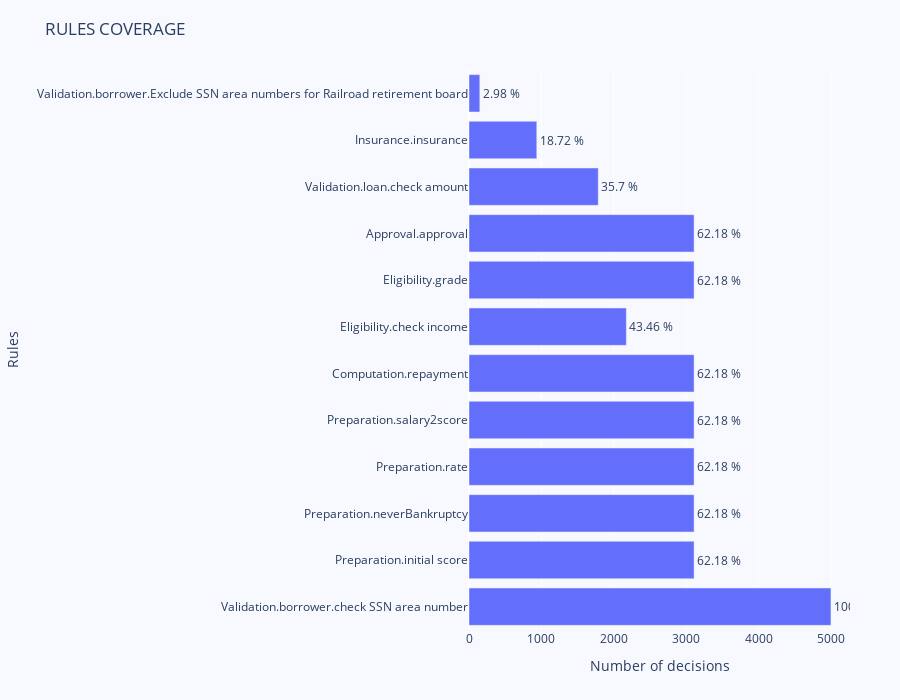

The cell this chart's notebook holds for it:
### Markdown cell above
### 4.1 Rule coverage bar graph
This view show all executed rules with its execution percentage.
100% means that the rule has been executed in all decisions.
The rule coverage empowers business users to check if the statistics of rule execution match their expectations and hypothesis when applied to the applications, and data in general.

### Code cell
fig = go.Figure(go.Bar(
            x=rules_coverage["Count"],
            y=rules_coverage["Rule"],
            text=[f'{item} %' for item in rules_coverage['Percentage']],
            textposition="outside",
            hovertemplate="<b>%{y}</b><br><b>Count:</b> %{x}<br><b>Percentage:</b> %{text}<extra></extra>",
            orientation='h'))

fig.update_xaxes(title_text='Number of decisions')
fig.update_yaxes(title_text='Rules')

fig.update_layout(
    title='RULES COVERAGE',
    legend=dict(x=0.029, y=1.038, font_size=10),
    margin=dict(l=100, r=50, t=70, b=70),
    height=700,
    paper_bgcolor='rgb(248, 248, 255)',
    plot_bgcolor='rgb(248, 248, 255)',
)
fig.show()

### Figure 1 — Plotly figure (JSON) as saved in the notebook; plotly's stock layout.template omitted (floating-point values rounded to 4 significant figures)
{"data": [{"hovertemplate": "<b>%{y}</b><br><b>Count:</b> %{x}<br><b>Percentage:</b> %{text}<extra></extra>", "orientation": "h", "text": ["100.0 %", "62.18 %", "62.18 %", "62.18 %", "62.18 %", "62.18 %", "43.46 %", "62.18 %", "62.18 %", "35.7 %", "18.72 %", "2.98 %"], "textposition": "outside", "type": "bar", "x": [5000, 3109, 3109, 3109, 3109, 3109, 2173, 3109, 3109, 1785, 936, 149], "y": ["Validation.borrower.check SSN area number", "Preparation.initial score", "Preparation.neverBankruptcy", "Preparation.rate", "Preparation.salary2score", "Computation.repayment", "Eligibility.check income", "Eligibility.grade", "Approval.approval", "Validation.loan.check amount", "Insurance.insurance", "Validation.borrower.Exclude SSN area numbers for Railroad retirement board"]}], "layout": {"height": 700, "legend": {"font": {"size": 10}, "x": 0.029, "y": 1.038}, "margin": {"b": 70, "l": 100, "r": 50, "t": 70}, "paper_bgcolor": "rgb(248, 248, 255)", "plot_bgcolor": "rgb(248, 248, 255)", "title": {"text": "RULES COVERAGE"}, "xaxis": {"title": {"text": "Number of decisions"}}, "yaxis": {"title": {"text": "Rules"}}}}
